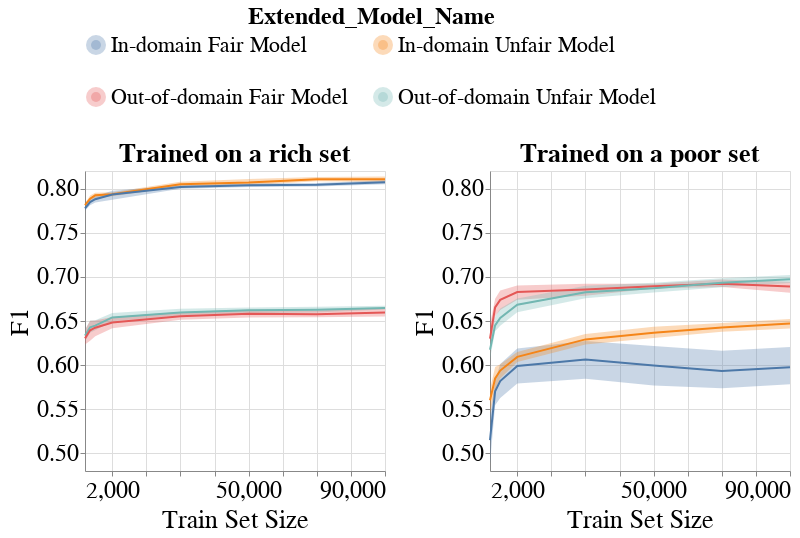

Here is the notebook cell this chart was saved with:
### Code cell
create_group_metric_line_bands_per_dataset_plot(metrics_per_exp_dct=metrics_per_exp_dct,
                                                experiment_names=EXPERIMENT_NAMES,
                                                model_name=MODEL_NAMES[0],
                                                metric_type='subgroup',
                                                metric_name='F1',
                                                group_name='overall',
                                                ylim=[0.48, 0.82],
                                                with_band=True)

### Figure 1 — Vega-Lite specification as saved in the notebook (floating-point values rounded to 4 significant figures; data arrays with more than 128 entries replaced by an {"elided": "..."} marker saying what was removed)
{"config": {"view": {"continuousWidth": 400, "continuousHeight": 300}, "axis": {"labelFontSize": 24, "labelFontWeight": "normal", "titleFontSize": 26, "titleFontWeight": "normal"}, "legend": {"columns": 2, "direction": "horizontal", "labelFontSize": 22, "labelLimit": 400, "orient": "top", "symbolStrokeWidth": 10, "titleAnchor": "middle", "titleFontSize": 24, "titleLimit": 300}, "title": {"fontSize": 22}}, "vconcat": [{"hconcat": [{"layer": [{"mark": {"type": "errorband", "extent": "ci"}, "encoding": {"color": {"field": "Extended_Model_Name", "type": "nominal"}, "x": {"axis": {"labelExpr": "datum.value == 10000 ? '2,000' : datum.label"}, "field": "Train_Set_Size", "scale": {"nice": false}, "title": "Train Set Size", "type": "quantitative"}, "y": {"field": "Metric_Value", "scale": {"domain": [0.48, 0.82], "zero": false}, "title": "F1", "type": "quantitative"}}}, {"mark": "line", "encoding": {"color": {"field": "Extended_Model_Name", "type": "nominal"}, "x": {"axis": {"labelExpr": "datum.value == 10000 ? '2,000' : datum.label"}, "field": "Train_Set_Size", "scale": {"nice": false}, "title": "Train Set Size", "type": "quantitative"}, "y": {"aggregate": "mean", "field": "Metric_Value", "scale": {"domain": [0.48, 0.82], "zero": false}, "title": "F1", "type": "quantitative"}}}], "height": 300, "title": {"text": "Trained on a rich set", "fontSize": 26}, "width": 300}, {"layer": [{"mark": {"type": "errorband", "extent": "ci"}, "encoding": {"color": {"field": "Extended_Model_Name", "type": "nominal"}, "x": {"axis": {"labelExpr": "datum.value == 10000 ? '2,000' : datum.label"}, "field": "Train_Set_Size", "scale": {"nice": false}, "title": "Train Set Size", "type": "quantitative"}, "y": {"field": "Metric_Value", "scale": {"domain": [0.48, 0.82], "zero": false}, "title": "F1", "type": "quantitative"}}}, {"mark": "line", "encoding": {"color": {"field": "Extended_Model_Name", "type": "nominal"}, "x": {"axis": {"labelExpr": "datum.value == 10000 ? '2,000' : datum.label"}, "field": "Train_Set_Size", "scale": {"nice": false}, "title": "Train Set Size", "type": "quantitative"}, "y": {"aggregate": "mean", "field": "Metric_Value", "scale": {"domain": [0.48, 0.82], "zero": false}, "title": "F1", "type": "quantitative"}}}], "data": {"name": "data-7dec1620bd9712198800ea527cbee7f0"}, "height": 300, "title": {"text": "Trained on a poor set", "fontSize": 26}, "width": 300}]}], "data": {"name": "data-3af5c6fa86fdb51a6a60df02e575ad1d"}, "$schema": "https://vega.github.io/schema/vega-lite/v4.17.0.json", "datasets": {"data-3af5c6fa86fdb51a6a60df02e575ad1d": {"elided": "192 records"}, "data-7dec1620bd9712198800ea527cbee7f0": {"elided": "192 records"}}}
